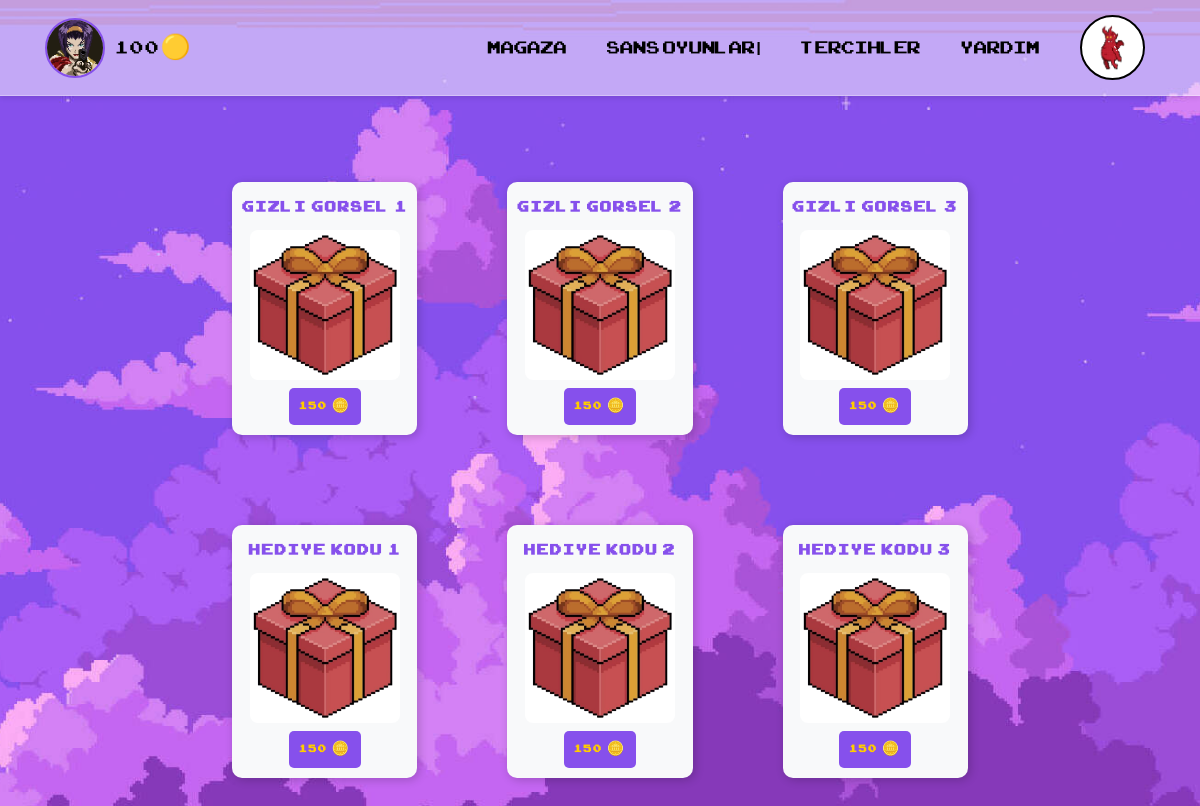
/store/, run on the app's committed database.
### main/models.py (models this page shows, shortened)
class Store(models.Model):
    product_name = models.CharField(max_length=50)
    product_price = models.IntegerField()
    achived = models.BooleanField(default=False)
    image = models.ImageField(upload_to='images/',blank=True,null=True)
    code = models.CharField(max_length=50,blank=True,null=True)
    product_type = models.BooleanField(blank=True,null=True)

### main/views.py (the view, shortened to what this page needs)
# urls.py: path('store/', views.store, name='store'),
def store(request):
    gold = request.session.get('gold', 100)
    update_gold(gold=gold)
    store_objects = Store.objects.all()
    return render(request, 'store.html', {'gold': gold, 'store': store_objects})

### main/views.py (called while the page is built)
def update_gold(gold):
    object = Profile.objects.get(username = 'User')
    object.gold = gold
    object.save()

### main/templates/store.html (shortened to what this page needs)
{% extends "layout.html" %}
{% load static %}
{% block content %}
<form action="{% url 'store' %}" method="POST">
    <div class="store-container">
        <div class="store-grid">
            {% for object in store %}
                {% if not object.achived %}
                    <div class="store-item">
                        <p style = "font-size:20px; color:rgba(134,80,236,255);"class="product-name pixel-text">{{ object.product_name }}</p>
                        <div class="store-image-cards">
                            <img src="{% static 'images/pixel_gift_1.png' %}" alt="">
                        </div>
                        <button style ="font-size:14px; color:#ffcc00;"class="pixel-text" type="submit" name="product_id" value="{{ object.id }}">
                        {{ object.product_price }} 🪙
                        </button>
                    </div>
                {% endif %}
            {% endfor %}
        </div>
    </div>
</form>
{% endblock content %}

### main/templates/layout.html (shortened to what this page needs)
{% load static %}
<!DOCTYPE html>
<html lang="en">
<head>
    <link rel="stylesheet" href="https://cdn.jsdelivr.net/npm/bootstrap@4.0.0/dist/css/bootstrap.min.css">
    <link rel="stylesheet" href="{% static 'css/app.css' %}">
</head>
<body>
    {% if not hide_navbar %}
    {% include 'navbar.html' %}
    {% endif %}
    {% block content %}
    {% endblock %}
</body>
</html>

### main/templates/navbar.html
{% load static %}
<nav class="navbar custom-navbar fixed-top">
    <div class="container d-flex justify-content-between align-items-center">
        <div class="left-section">
            <img src="{% static 'images/faye.jpg' %}" width="60" height="60" class="profile-img" alt="Profil">
            <span id="gold-display" class="gold-amount pixel-text">{{ gold }}🟡</span>
        </div>
        <ul class="navbar-list">
            <li><a href="{% url 'store' %}" class="nav-item-link">Magaza</a></li>
            <li><a href="{% url 'gamble' %}" class="nav-item-link">Sans Oyunları</a></li>
            <li><a href="{% url 'pref' %}" class="nav-item-link">Tercihler</a></li>
            <li><a href="{% url 'help' %}" class="nav-item-link">Yardim</a></li>
            <li><a href="{% url 'secret_entrance' %}" class="nav-item-link">
            <img src="{% static 'images/angel_icon.png' %}" width="60" height="60" class="profile-img-devil" alt="Profil"></a></li>
        </ul>
    </div>
</nav>

### main/static/css/app.css (style rules this page uses)
.pixel-text { font-family: 'ArcadeClassic', sans-serif; font-size: 3rem; color: #ff3366; text-align: center; text-transform: uppercase; letter-spacing: 2px; }
body { font-family: 'Arial, sans-serif'; background: url('../images/b2.jpg') center fixed; margin: 0; background-size: cover; }
.custom-navbar { display: flex; align-items: center; justify-content: space-between; padding: 10px 20px; background-color: rgba(255, 255, 255, 0.5); border-bottom: 1px solid rgba(255, 255, 255, 0.3); box-shadow: 0px 2px 5px rgba(0, 0, 0, 0.1); }
.left-section { display: flex; align-items: center; gap: 10px; }
.navbar-list { display: flex; align-items: center; list-style: none; padding: 0; margin: 0; gap: 20px; }
.profile-img { width: 60px; height: 60px; border-radius: 50%; border: 2px solid rgba(134,80,236,255); }
.profile-img-devil { background-color: white; width: 65px; height: 65px; border-radius: 50%; border: 2px solid black; }
.gold-amount { font-family: 'ArcadeClassic', sans-serif; font-size: 1.5rem; color: black; display: flex; align-items: center; }
.nav-item-link { font-family: 'ArcadeClassic', sans-serif; font-size: 1.5rem; color: black; text-decoration: none; transition: color 0.3s ease; padding: 5px 10px; }
.navbar-list li { display: flex; align-items: center; }
body { padding-top: 80px; }
.store-container { display: flex; justify-content: center; align-items: center; height: 100vh; }
.store-grid { display: grid; grid-template-columns: repeat(3, 1fr); gap: 90px; max-width: 800px; }
.store-item { display: flex; flex-direction: column; align-items: center; background-color: #f8f9fa; padding: 10px; border-radius: 10px; box-shadow: 2px 2px 10px rgba(0, 0, 0, 0.2); text-align: center; }
.product-name { font-weight: bold; margin-bottom: 8px; }
.store-image-cards { width: 150px; height: 150px; overflow: hidden; display: flex; align-items: center; justify-content: center; background-color: white; border-radius: 8px; margin-bottom: 8px; }
.store-image-cards img { width: 100%; height: 100%; object-fit: contain; }
button { background-color: rgba(134,80,236,255); border: none; padding: 8px 10px; font-weight: bold; cursor: pointer; border-radius: 5px; transition: 0.3s; }

### data on the page
Store: product_name "GIZLI GORSEL 1", achived False (drawn), {{ object.id }} 1 (drawn), product_price "150"
Store: product_name "GIZLI GORSEL 2", achived False (drawn), {{ object.id }} 2 (drawn), product_price "150"
Store: product_name "GIZLI GORSEL 3", achived False (drawn), {{ object.id }} 3 (drawn), product_price "150"
Store: product_name "HEDIYE KODU 1", achived False (drawn), {{ object.id }} 4 (drawn), product_price "150"
Store: product_name "HEDIYE KODU 2", achived False (drawn), {{ object.id }} 5 (drawn), product_price "150"
Store: product_name "HEDIYE KODU 3", achived False (drawn), {{ object.id }} 6 (drawn), product_price "150"

### other printed values
{{ gold }} "100"
